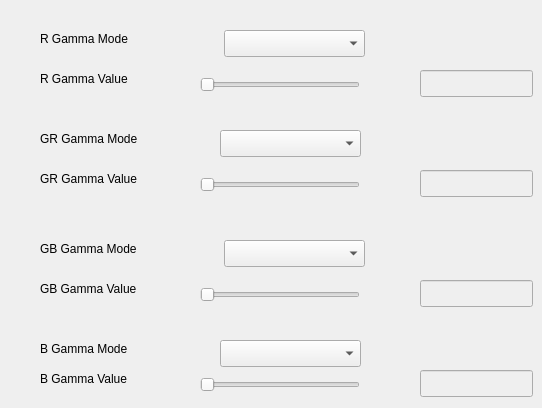
    <widget class="QWidget" name="ColorGamma">
     <attribute name="title">
      <string>ColorGamma</string>
     </attribute>
     <widget class="QLabel" name="label0401">
      <property name="geometry">
       <rect>
        <x>40</x>
        <y>30</y>
        <width>131</width>
        <height>17</height>
       </rect>
      </property>
      <property name="text">
       <string>R Gamma Mode</string>
      </property>
     </widget>
     <widget class="QLabel" name="label0402">
      <property name="geometry">
       <rect>
        <x>40</x>
        <y>70</y>
        <width>121</width>
        <height>17</height>
       </rect>
      </property>
      <property name="text">
       <string>R Gamma Value</string>
      </property>
     </widget>
     <widget class="QLabel" name="label0403">
      <property name="geometry">
       <rect>
        <x>40</x>
        <y>130</y>
        <width>131</width>
        <height>17</height>
       </rect>
      </property>
      <property name="text">
       <string>GR Gamma Mode</string>
      </property>
     </widget>
     <widget class="QLabel" name="label0404">
      <property name="geometry">
       <rect>
        <x>40</x>
        <y>170</y>
        <width>131</width>
        <height>17</height>
       </rect>
      </property>
      <property name="text">
       <string>GR Gamma Value</string>
      </property>
     </widget>
     <widget class="QLabel" name="label0405">
      <property name="geometry">
       <rect>
        <x>40</x>
        <y>240</y>
        <width>131</width>
        <height>17</height>
       </rect>
      </property>
      <property name="text">
       <string>GB Gamma Mode</string>
      </property>
     </widget>
     <widget class="QLabel" name="label0406">
      <property name="geometry">
       <rect>
        <x>40</x>
        <y>280</y>
        <width>121</width>
        <height>17</height>
       </rect>
      </property>
      <property name="text">
       <string>GB Gamma Value</string>
      </property>
     </widget>
     <widget class="QLabel" name="label0407">
      <property name="geometry">
       <rect>
        <x>40</x>
        <y>340</y>
        <width>121</width>
        <height>17</height>
       </rect>
      </property>
      <property name="text">
       <string>B Gamma Mode</string>
      </property>
     </widget>
     <widget class="QLabel" name="label0408">
      <property name="geometry">
       <rect>
        <x>40</x>
        <y>370</y>
        <width>121</width>
        <height>17</height>
       </rect>
      </property>
      <property name="text">
       <string>B Gamma Value</string>
      </property>
     </widget>
     <widget class="QSlider" name="cgRGammaValueSlider">
      <property name="geometry">
       <rect>
        <x>200</x>
        <y>70</y>
        <width>160</width>
        <height>29</height>
       </rect>
      </property>
      <property name="orientation">
       <enum>Qt::Horizontal</enum>
      </property>
     </widget>
     <widget class="QSlider" name="cgGrGammaValueSlider">
      <property name="geometry">
       <rect>
        <x>200</x>
        <y>170</y>
        <width>160</width>
        <height>29</height>
       </rect>
      </property>
      <property name="orientation">
       <enum>Qt::Horizontal</enum>
      </property>
     </widget>
     <widget class="QSlider" name="cgGbGammaValueSlider">
      <property name="geometry">
       <rect>
        <x>200</x>
        <y>280</y>
        <width>160</width>
        <height>29</height>
       </rect>
      </property>
      <property name="orientation">
       <enum>Qt::Horizontal</enum>
      </property>
     </widget>
     <widget class="QSlider" name="cgBGammaValueSlider">
      <property name="geometry">
       <rect>
        <x>200</x>
        <y>370</y>
        <width>160</width>
        <height>29</height>
       </rect>
      </property>
      <property name="orientation">
       <enum>Qt::Horizontal</enum>
      </property>
     </widget>
     <widget class="QComboBox" name="cgRGammaMode">
      <property name="geometry">
       <rect>
        <x>224</x>
        <y>30</y>
        <width>141</width>
        <height>27</height>
       </rect>
      </property>
     </widget>
     <widget class="QComboBox" name="cgGrGammaMode">
      <property name="geometry">
       <rect>
        <x>220</x>
        <y>130</y>
        <width>141</width>
        <height>27</height>
       </rect>
      </property>
     </widget>
     <widget class="QComboBox" name="cgGbGammaMode">
      <property name="geometry">
       <rect>
        <x>224</x>
        <y>240</y>
        <width>141</width>
        <height>27</height>
       </rect>
      </property>
     </widget>
     <widget class="QComboBox" name="cgBGammaMode">
      <property name="geometry">
       <rect>
        <x>220</x>
        <y>340</y>
        <width>141</width>
        <height>27</height>
       </rect>
      </property>
     </widget>
     <widget class="QLineEdit" name="cgRGammaValue">
      <property name="enabled">
       <bool>false</bool>
      </property>
      <property name="geometry">
       <rect>
        <x>420</x>
        <y>70</y>
        <width>113</width>
        <height>27</height>
       </rect>
      </property>
     </widget>
     <widget class="QLineEdit" name="cgGrGammaValue">
      <property name="enabled">
       <bool>false</bool>
      </property>
      <property name="geometry">
       <rect>
        <x>420</x>
        <y>170</y>
        <width>113</width>
        <height>27</height>
       </rect>
      </property>
     </widget>
     <widget class="QLineEdit" name="cgGbGammaValue">
      <property name="enabled">
       <bool>false</bool>
      </property>
      <property name="geometry">
       <rect>
        <x>420</x>
        <y>280</y>
        <width>113</width>
        <height>27</height>
       </rect>
      </property>
     </widget>
     <widget class="QLineEdit" name="cgBGammaValue">
      <property name="enabled">
       <bool>false</bool>
      </property>
      <property name="geometry">
       <rect>
        <x>420</x>
        <y>370</y>
        <width>113</width>
        <height>27</height>
       </rect>
      </property>
     </widget>
    </widget>
